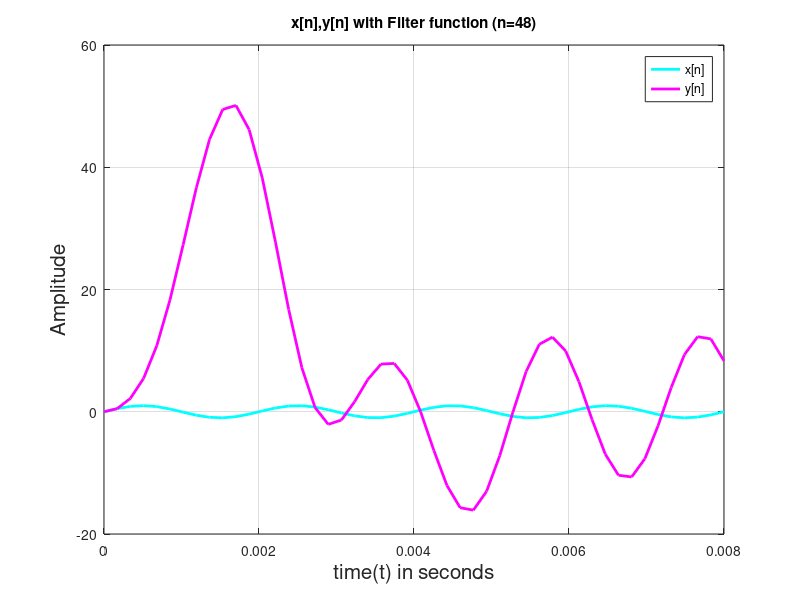

Write MATLAB code to recreate this figure.
% Code for output signal from given digital filter using filter()
clear
F = 500;        % Sinusoid frequency ( Hz - Cycles/ second)
Fs = 6000;      % Sampling Frequency ( Hz -Samples/ second )
n = 48;         % no. of samples     
% 4 cycles  =  12X4 = 48 samples
t = linspace(0,n/Fs,n);
x_n = sin(2*pi*t*F);    % input sinusoid

num = [1 0 0 1];               %Coefficients of x[n-k]
den = [1 -2.56 2.22 -0.65];    %Coefficients of y[n-k]
y_n = filter(num,den,x_n); %INbuilt function to solve difference equation

plot(t, x_n,'-c','LineWidth', 2);
grid on;
title("x[n],y[n] with Filter function (n=48)"); 
xlabel('time(t) in seconds', 'FontSize', 15);
ylabel('Amplitude', 'FontSize', 15);
hold on;
plot(t,y_n,'-m','LineWidth',2);
grid on;
legend("x[n]","y[n]");